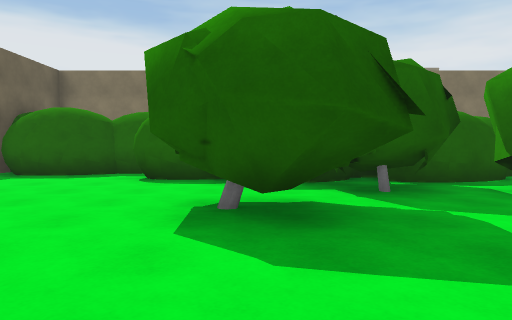
View 1 (above)

16 first-person views from a walk through a Unity game level. The camera is 1.2 m above the floor, tilts 2° down and sees 70° across. The floor is counted in squares, 2 m on a side. Each view is taken from the middle of a square. On the plan, view 1 faces up. The plan holds only what a view shows up to about 10 squares ahead; the rest is blank. The place goes on beyond the plan. The player character is not drawn. Some animated figures are left out. Some surface patterns are stand-ins.

View 2
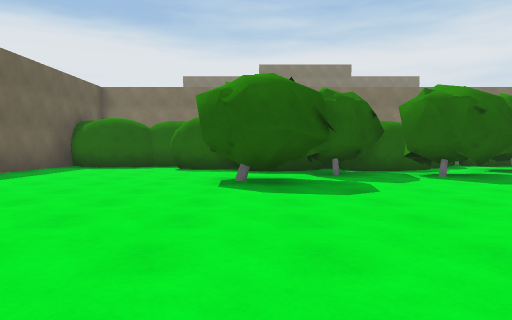

View 3
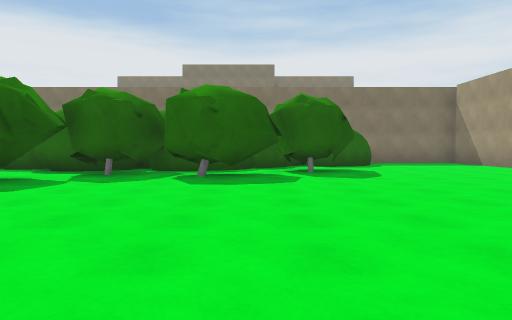

View 4
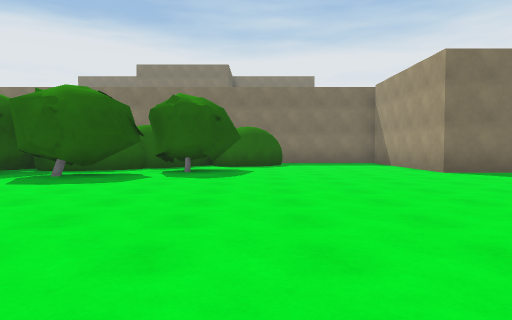

View 5
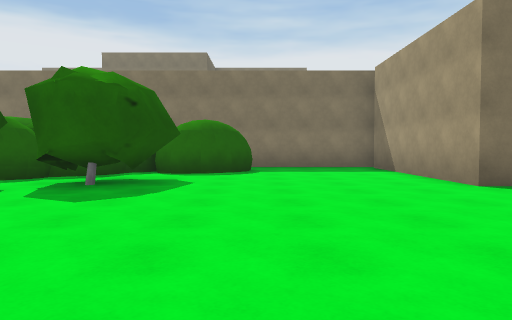

View 6
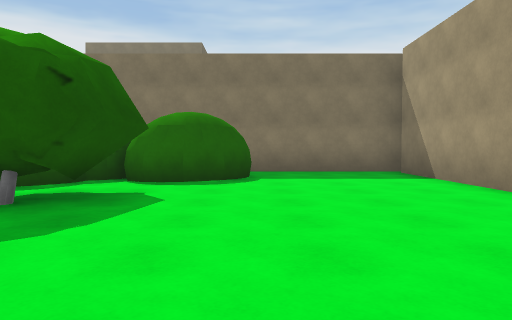

View 7
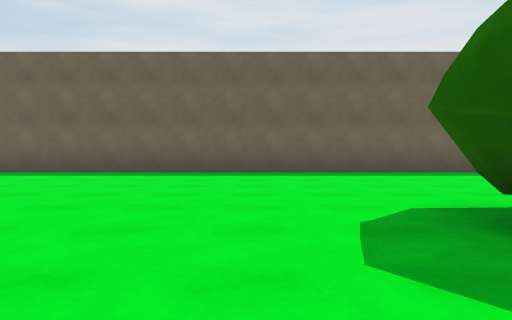

View 8
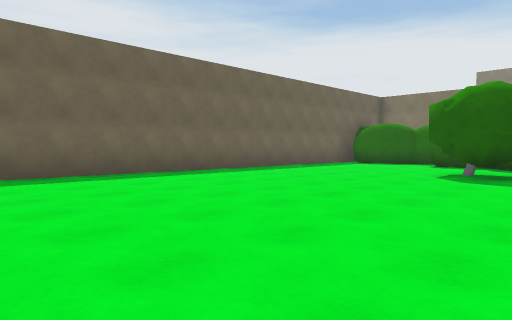

View 9
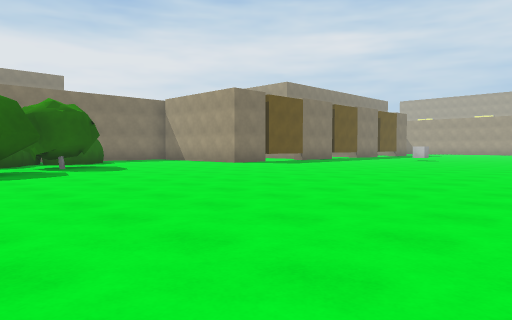

View 10
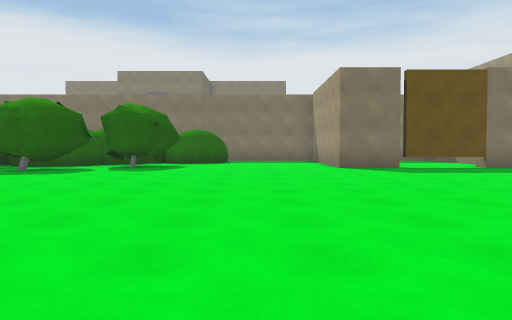

View 11
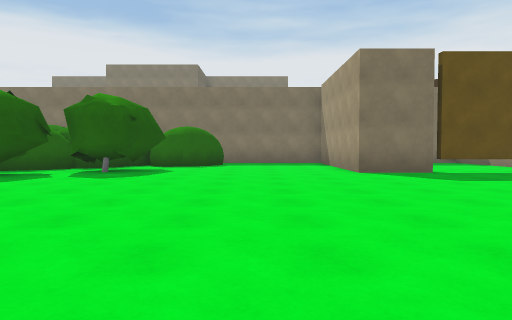

View 12
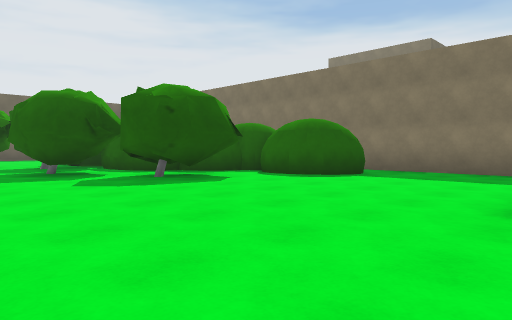

View 13
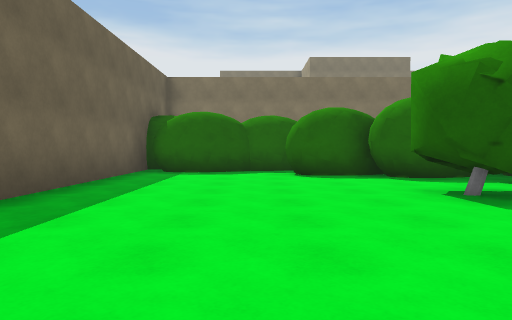

View 14
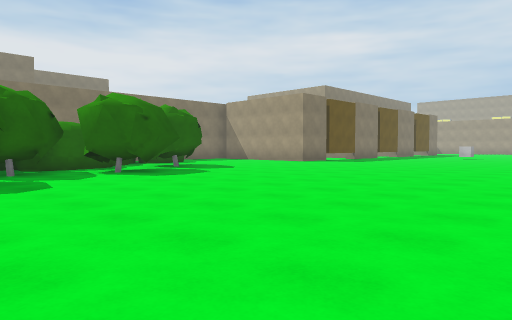

View 15
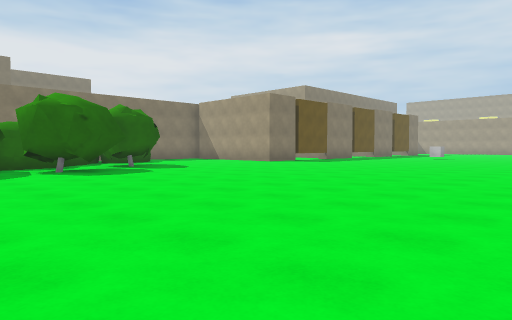

View 16
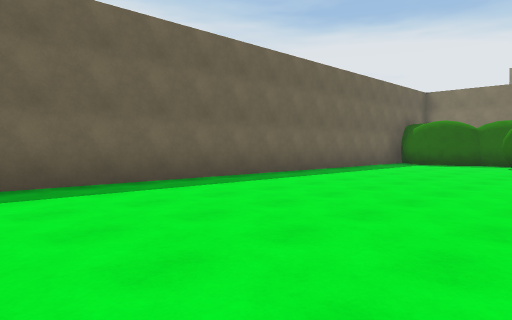

### Floor plan
Points are (right, up) in squares from view 1. A wall is a line through its corners. A room is listed if a view was taken in it or the views show most of it. See-through windows are left out.
Room 1 (views 1, 2, 3, 4, 5, 6, 7, 8, 9, 10, 11, 12, 13, 14, 15, 16)
walls: (3.4, 6.2) (2.8, 6.2); (3, 6.1) (2.5, 6.2); (4.2, 6.5) (3.7, 6.3); (4.8, 6.9) (4.4, 6.6); (4.9, 7.2) (4.6, 6.7) (4.1, 6.4); (1.1, 6.2) (0.3, 5.9) (-0.1, 6); (0.8, 6.1) (0.2, 6); (0.7, 6.1) (-0.1, 6.1); (6.3, 8.7) (5.9, 8.4); (-0.6, 6.7) (-1.4, 6.6) (-2, 6.7) (-2.3, 6.9); (-0.4, 6.9) (-1.4, 6.6); (6.6, 9) (6.2, 8.6); (6.5, 9.2) (5.8, 7.9); (-1.2, 6.6) (-1.9, 6.6); (8.5, 8.6) (7.5, 8.2) (7.1, 8.3); (8.8, 8.9) (7.9, 8.4); (8.8, 9.1) (8.2, 8.4); (8.9, 9.5) (8.8, 9.2) (8.4, 8.5) (7.4, 8.3); (-2.2, 8.3) (-3.2, 8.1) (-3.8, 7.8) (-4.6, 7.6); (-2.1, 8.4) (-4.4, 7.6) (-5, 7.6); (-2.6, 8.2) (-3.1, 8.2); (14.5, 5.6) (12.4, 5.6) (12.4, 10.6); (-4.1, 7.7) (-4.7, 7.7) (-5.2, 7.8); (12.6, 11.1) (7.9, 11.1); (-5.9, 8.8) (-5.9, -5.2)
low walls: (1.5, 6.4) (0.8, 6.1); (1.8, 6.7) (1.3, 6.3); (2.3, 7.3) (1.8, 7.2); (5.9, 7.9) (5.5, 7.6)
objects: other object (-1, 3) to (1, 4); other object (1, 5) to (3, 6); other object (4, 4) to (5, 6); other object (5, 6) to (7, 7)

Positions as (right, up) in squares from view 1, and headings:
1: (0, 0), facing up
2: (0, -3), facing up
3: (5, -3), facing up
4: (8, -3), facing up
5: (9, 0), facing up
6: (9, 2), facing up
7: (3, 1), facing left
8: (2, -5), facing up-left
9: (3, -5), facing up-right
10: (10, -5), facing up
11: (10, -3), facing up
12: (13, 2), facing up-left
13: (-3, -1), facing up
14: (0, -4), facing up-right
15: (1, -5), facing up-right
16: (0, -5), facing up-left
